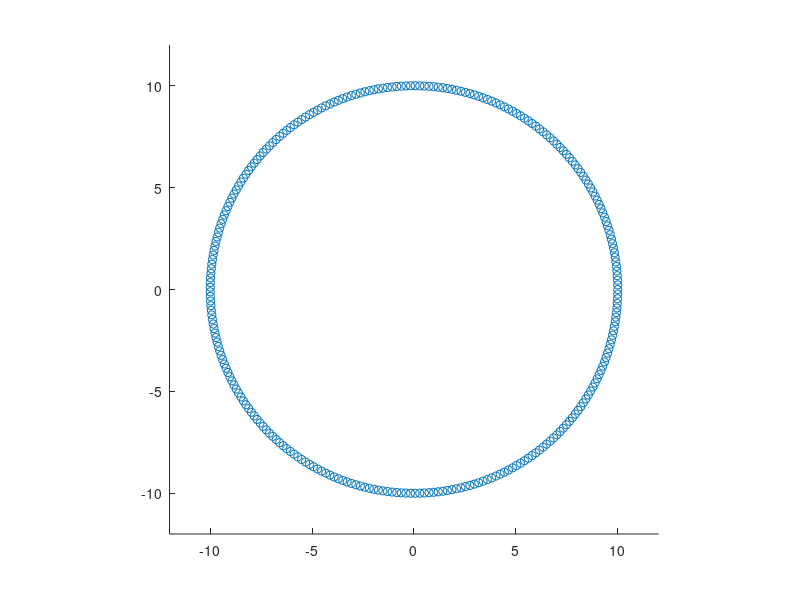

This chart was generated by the following MATLAB code: (Note: this script raises an error after producing the figure.)
clc;clear;close all;
r = 10;
number_of_neurons = 277;

%% draw points in model of neurons
theta = 0:2*pi/277:2*pi-2*pi/277;
x = r .* cos(theta); % vector-programming
y = r .* sin(theta); % vector-programming
scatter(x,y);
axis equal;
bound = 1.2 * r;
xlim([-bound,+bound]);
ylim([-bound,+bound]);
hold on;

%% read the file
% M = csvread('celegans277matrix.csv');
fileID = fopen('celegans277matrix.txt','r');
% for i = 1:number_of_neurons
%     for j = 1:number_of_neurons
%         if M(i,j) == 1
%             fprintf(fileID,'%d %d 1\n',i,j);
%         end
%     end
% end
size = [3 Inf];
edge_matrix = fscanf(fileID,'%d',size);
edge_matrix = edge_matrix';

%% use quiver to draw a line segment with an arrow between 2 points
X = x(edge_matrix(:,1));
Y = y(edge_matrix(:,1));
U = x(edge_matrix(:,2)) - x(edge_matrix(:,1));
V = y(edge_matrix(:,2)) - y(edge_matrix(:,1));
quiver(X,Y,U,V,'off')

%% draw the histogram of in-number and out-number
in_number = zeros(number_of_neurons,1);
out_number = zeros(number_of_neurons,1);

bin_width = 0.5;
edges = [0 0:bin_width:50 50];

count = 0;
for i = 1:number_of_neurons
    for j = 1:length(edge_matrix)
        if edge_matrix(j,1) == i
            count = count + 1;
        end
    end
    out_number(i) = count;
    count = 0;
end
figure(2)
histogram(out_number,edges);
title('out nubmer');

count = 0;
for i = 1:number_of_neurons
    for j = 1:length(edge_matrix)
        if edge_matrix(j,2) == i
            count = count + 1;
        end
    end
    in_number(i) = count;
    count = 0;
end
figure(3)
histogram(in_number,edges);
title('in nubmer');